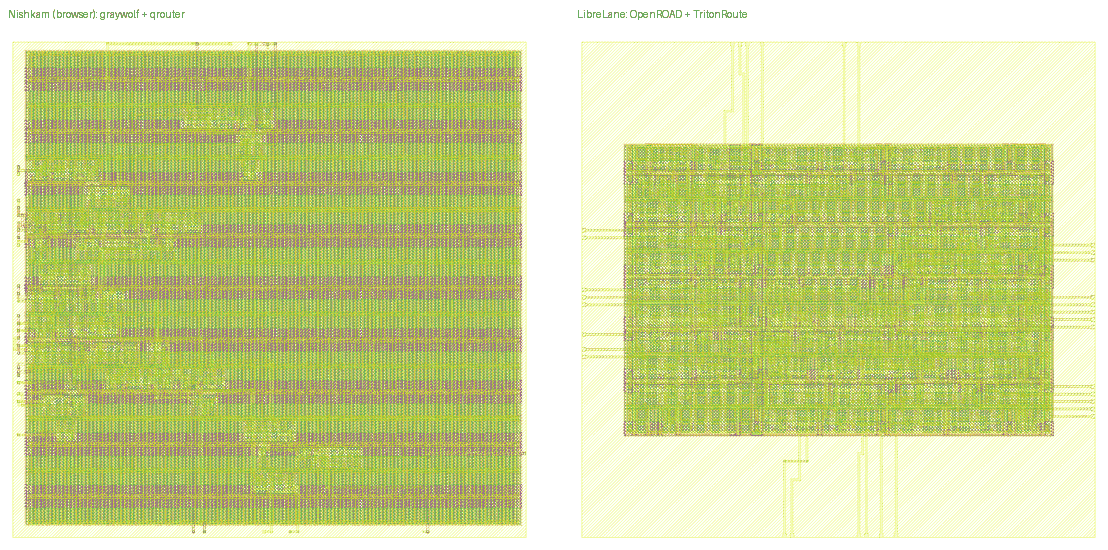
#> input picture docs/validation/img/adder2-side-by-side.png, 1108 x 550 px, given in place of native.png, which was not available
$ python -i make-images.py   (imports and definitions only)
#> lines starting #> are read from the running program, lines starting #| are printed output that depends on the picture; pictures that were not available may be replaced by others from this repository, and a replacement may not be noted
# python docs/validation/make-images.py <magic-dir> : builds img/sta-*.png (text) and img/layout-*.png (side by side) from the compare outputs
import sys, re
from PIL import Image, ImageDraw, ImageFont
f = ImageFont.truetype("C:/Windows/Fonts/consola.ttf", 13)
def text_pair(a, b, out, title, n=60):
    la, lb = open(a).read().splitlines()[:n], open(b).read().splitlines()[:n]
    W = 760; im = Image.new("RGB", (W * 2 + 30, 40 + 16 * n), "white"); d = ImageDraw.Draw(im)
    for x, t, L in ((8, "Native sta (container)", la), (W + 22, "Browser OpenSTA", lb)):
        d.text((x, 6), t, fill="blue", font=f)
        for i, l in enumerate(L): d.text((x, 28 + 16 * i), l[:105], fill="black", font=f)
    im.convert("P", palette=Image.ADAPTIVE, colors=16).save(out, optimize=True)
def sta(t, out):
    s = lambda p: "\n".join(l for l in open(p).read().splitlines() if l.strip())
    for k in ("native", "browser"): open(f"/tmp/{k}-{t}.txt", "w").write(s(f"docs/validation/logs/sta-{k}-{t}.txt").split("@@MAX")[1])
    text_pair(f"/tmp/native-{t}.txt", f"/tmp/browser-{t}.txt", out, t, 30)
def lay(d, out):
#> called with d = 'img/adder2-side-by-side.png', out = 'out.png'
    a, b = Image.open(f"{d}/native.png").convert("RGB"), Image.open(f"{d}/browser.png").convert("RGB")
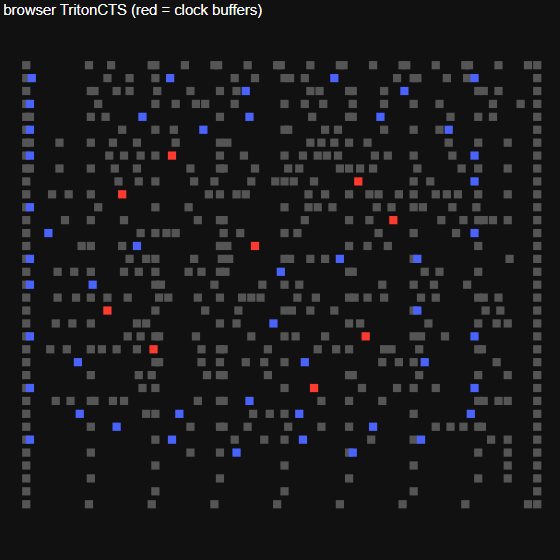
#> input picture docs/validation/img/cts-browser.png, 560 x 560 px, given in place of browser.png, which was not available
#> a is the input picture: PIL image 1108x550 RGB; mean R, G, B 205.6, 214.6, 150.7
#> b is the input picture: PIL image 560x560 RGB; mean R, G, B 25.6, 25.5, 27.1
    im = Image.new("RGB", (a.width + b.width + 10, a.height + 30), "white"); dr = ImageDraw.Draw(im)
#> after `im = Image.new('RGB', (a.width + b.width + 10, a.height + 30), 'white'`: im: PIL image 1678x580 RGB; every value is 255
    dr.text((6, 6), "Native Magic -> GDS (KLayout view)", fill="blue", font=f); dr.text((a.width + 16, 6), "Browser Magic -> GDS (KLayout view)", fill="blue", font=f)
    im.paste(a, (0, 30)); im.paste(b, (a.width + 10, 30)); im.convert("P", palette=Image.ADAPTIVE, colors=64).save(out, optimize=True)
#> after `im.paste(a, (0, 30))`:
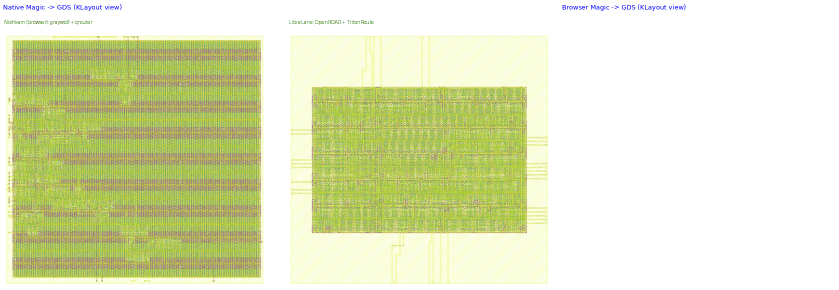
#> im: PIL image 1678x580 RGB (shown at 1/2 size); mean R, G, B 223.8, 229.4, 189.7
#> after `im.paste(b, (a.width + 10, 30))`:
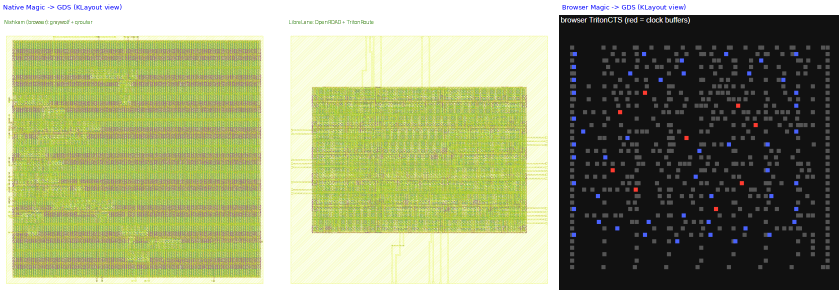
#> im: PIL image 1678x580 RGB (shown at 1/2 size); mean R, G, B 151.2, 156.8, 117.6
# [4 lines not run here, left out]

>>> result = lay('img/adder2-side-by-side.png', 'out.png')
